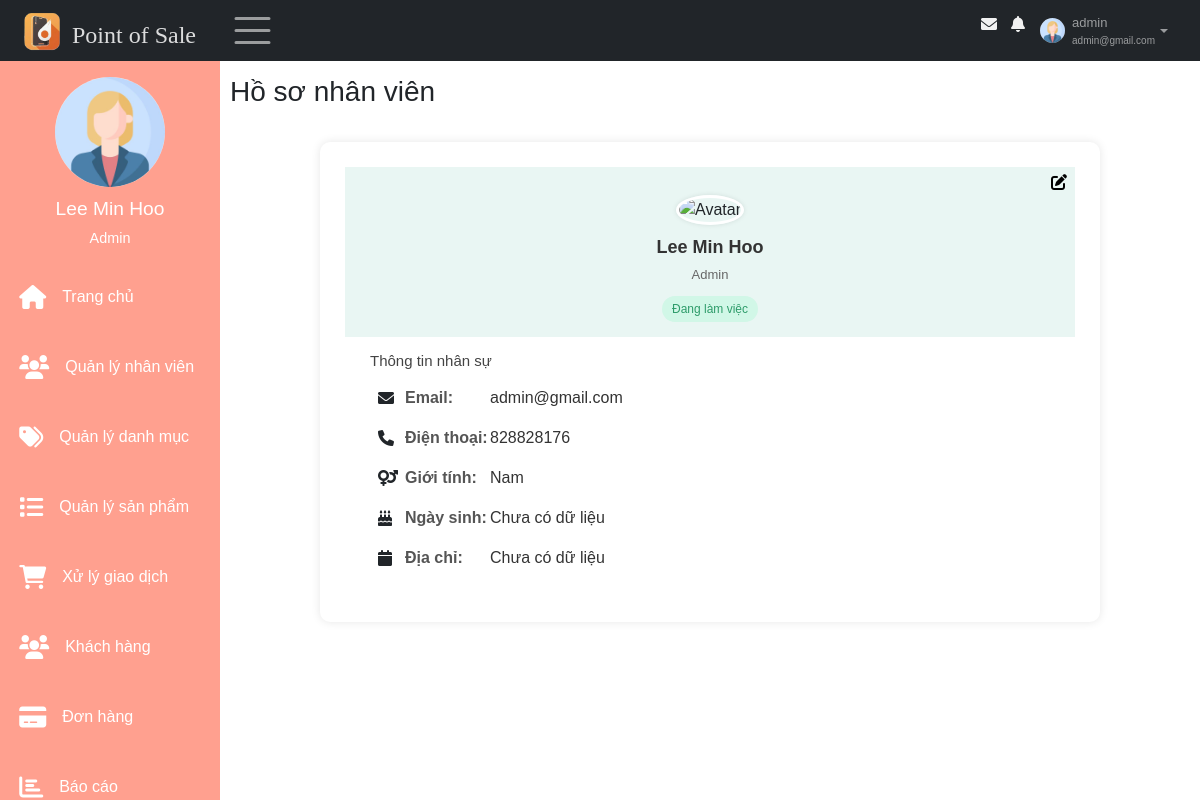
Before: /views/index.php?nav=hoso (signed in) with the older database file.
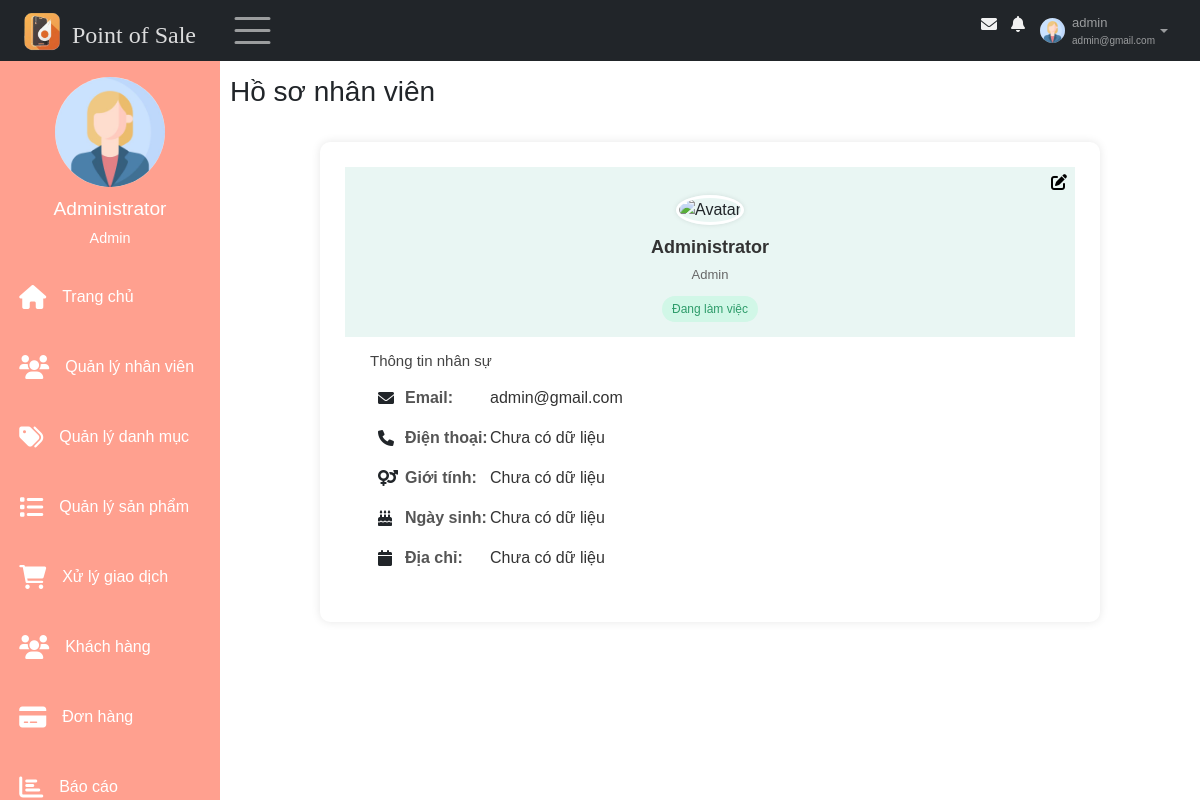
After: the same page with the newer database file.
### tables this page shows
CREATE TABLE `taikhoan` (
  `id` int(11) NOT NULL,
  `id_nhanvien` int(11) NOT NULL,
  `username` varchar(30) NOT NULL,
  `password` varchar(30) NOT NULL,
  `role` enum('Admin','Nhân viên') NOT NULL,
  `trangthai_hd` tinyint(1) NOT NULL,
  `activate_token` varchar(10) DEFAULT NULL,
  `expire_time` int(11) DEFAULT NULL,
  `pass_changed` tinyint(1) DEFAULT NULL,
  `trangthai_khoa` tinyint(1) NOT NULL DEFAULT 0
);

CREATE TABLE `nhanvien` (
  `id` int(11) NOT NULL,
  `hoten` varchar(50) NOT NULL,
  `email` varchar(100) NOT NULL,
  `gioitinh` enum('Nữ','Nam') DEFAULT NULL,
  `sdt` varchar(11) DEFAULT NULL,
  `ngaysinh` date DEFAULT NULL,
  `diachi` varchar(100) DEFAULT NULL,
  `img` varchar(50) DEFAULT NULL
);

### models/quanlyhoso/getProfileNV.php (called while the page is built, shortened)
<?php
    $conn = connectDB();
    if (isset($_GET["id_detail"])) {
        $id = $_GET["id_detail"];
    } else {
        $id = $_SESSION["id"];
    }
    if(empty($_SESSION["id"])) {
        header("Location: ../index.php");
        exit();
    }else{
        $sql = "SELECT nhanvien.*, taikhoan.trangthai_khoa, taikhoan.role FROM nhanvien, taikhoan WHERE nhanvien.id = taikhoan.id_nhanvien AND nhanvien.id =" . $id;
    }
    $result = $conn->query($sql);
    if ($result->num_rows > 0) {
        $row = $result->fetch_assoc();
        $profile_name =  $row["hoten"]??"";
        $profile_role = $row['role']??"";
        $profile_sdt = $row["sdt"]??"";
        $profile_email = $row["email"]??"";
        $profile_gender = $row["gioitinh"]??"";
        $profile_ngaysinh = $row["ngaysinh"]??"";
        $profile_diachi = $row["diachi"]??"";
        $profile_img = $row["img"]??"";
        $profile_trangthai = $row["trangthai_khoa"] == 0 ? 1 : 0;
    }
?>

### views/pages/main/content/hoso.php (the view)
<div class = "main-content " id="main">
    <main>
        <div class = "page-header">
            <div>
                <h3>Hồ sơ nhân viên </h3>
            </div>
        </div>
        <section class="profife-view">
            <div class="profile-container">
                <div class="profile-header">
                    <?php
                        if(isset($_GET['id_detail'])) {
                            ?>
                                <div class="right-actions">
                                    <a href="index.php?sidebar=quanlynhanvien"><i class="fa-solid fa-left-long" style="color: black;"></i></a>
                                </div>
                            <?php
                        } else {
                            ?>
                                <div class="right-actions">
                                    <a href="index.php?nav=hoso&query=sua"><i class='fa fa-edit'></i></a>
                                </div>
                            <?php
                        }
                    ?>
                    <div>
                        <img src="<?=$avtPath?>" alt="Avatar" class="avatar">
                        <h2 class="name"><?=$profile_name?></h2>
                        <p class="position"><?=$profile_role?></p>
                        <?php
                            if($profile_trangthai == 1) {
                                ?><span class="status">Đang làm việc</span><?php
                            } else {
                                ?><span class="status" style="background-color:rgb(251, 189, 189); color:rgb(216, 86, 86);">Tài khoản đã bị khóa</span><?php
                            }
                        ?>
                    </div>
                </div>
                <div class="profile-info">
                <h3>Thông tin nhân sự</h3>
                <div class="info-item">
                    <i class="fa fa-envelope icon"></i>
                    <span class="label">Email:</span>
                    <span class="value"><?=$profile_email?></span>
                </div>
                <div class="info-item">
                    <i class="fa fa-phone icon"></i>
                    <span class="label">Điện thoại:</span>
                    <span class="value"><?= $profile_sdt ?: "Chưa có dữ liệu" ?></span>
                </div>
                <div class="info-item">
                    <i class="fa fa-venus-mars icon"></i>
                    <span class="label">Giới tính:</span>
                    <span class="value"><?=$profile_gender ?: "Chưa có dữ liệu" ?></span>
                </div>
                <div class="info-item">
                    <i class="fa fa-birthday-cake icon"></i>
                    <span class="label">Ngày sinh:</span>
                    <span class="value"><?= $profile_ngaysinh ?: "Chưa có dữ liệu" ?></span>
                </div>
                <div class="info-item">
                    <i class="fa fa-calendar icon"></i>
                    <span class="label">Địa chỉ:</span>
                    <span class="value"><?= $profile_diachi ?: "Chưa có dữ liệu" ?></span>
                </div>
                </div>
            </div>
        </section>
    </main>
</div>

### views/pages/nav.php (shortened to what the changed rows need)
<nav class="navbar navbar-expand-sm bg-dark navbar-dark fixed-top" id="nav">
    <div class="container-fluid">
        <div class="leftnav justify-content-start">
            <a class="logo navbar-brand" href="index.php" data-bs-toggle="tooltip"  title="Về trang chủ">
                <img src="../images/logo.ico" alt="Logo" style="width:40px;" >
                <h4>Point of Sale</h4>
            </a>
            <div class="openclose"><span class="navbar-toggler-icon" style="font-size:30px;cursor:pointer" onclick="open_closeNav() " class = "las la-bars"></span>  </div>
        </div>
        <div class="rightnav justify-content-end">
            <ul  class=" navbar-nav" >
                <li class="nav-item">
                    <a  href="#">
                    <span class = "fa fa-fw fa-envelope"></span>
                    </a></li>
                <li class="nav-item">
                    <a  href="#">
                    <span class = "fa fa-bell"></span>
                    </a></li>
                <li class="nav-item dropdown">
                        <a id="nav-user" class="nav-link dropdown-toggle" href="#" role="button" data-bs-toggle="dropdown">
                            <img id="nav-avatar" src = "../models/quanlyhoso/imagesNV/<?=$profile_img?>" height = "30px"  width = "30px" alt = "Avatar">
                            <div class="infor">
                                <p id ="user"><?= $_SESSION["username"]?></p>
                                <p id="email"><?= $_SESSION["email"]?></p>
                            </div>
                        </a>
                </li>
            </ul>
        </div>
    </div>
</nav>

### views/pages/main/sidebar.php (shortened to what the changed rows need)
<div class="sidebar"  id="mySidebar" >
    <div class="sidebar-user">
        <img src="../models/quanlyhoso/imagesNV/<?=$profile_img?>" height = "70px"  width = "70px" alt = "">
            <div>
                <h3><?=$_SESSION['tennv']?></h3>
                <span><?=$_SESSION['role']?></span>
        </div>
    </div>
    <div class="sidebar-menu">
        <ul >
            <li class="item">
                <a class="link" href="index.php">
                    <span class = "fa fa-home"></span>
                    <p class="item-sidebar">Trang chủ</p>
                </a>
            </li>
            <?php
                if ($_SESSION['role'] == 'Admin') {
                    ?>
                    <li class="item">
                        <a class="link" href="index.php?sidebar=quanlynhanvien">
                            <span class = "fa fa-users"></span>
                            <p class="item-sidebar">Quản lý nhân viên</p>
                        </a>
                    </li>
                <?php
            }?>
            <li class="item">
                <a class="link" href="index.php?sidebar=quanlydanhmuc">
                    <span class = "fa fa-tags"></span>
                    <p class="item-sidebar">Quản lý danh mục</p>
                </a>
            </li>
            <li class="item">
                <a class="link" href="index.php?sidebar=quanlysanpham">
                    <span class = "fa fa-list"></span>
                    <p class="item-sidebar">Quản lý sản phẩm</p>
                </a>
            </li>
            <li class="item">
                <a class="link" href="index.php?sidebar=giaodich">
                    <span class = "fa fa-shopping-cart"></span>
                    <p class="item-sidebar">Xử lý giao dịch</p>
                </a>
            </li>
            <li class="item">
                <a class="link" href="index.php?sidebar=khachhang">
                    <span class = "fa fa-users"></span>
                    <p class="item-sidebar">Khách hàng</p>
                </a>
            </li>
            <li class="item">
                <a class="link" href="index.php?sidebar=donhang">
                    <span class = "fa fa-credit-card"></span>
                    <p class="item-sidebar">Đơn hàng</p>
                </a>
            </li>
            <li class="item">
                <a class="link" href="index.php?sidebar=baocao">
                    <span class = "fa fa-bar-chart"></span>
                    <p class="item-sidebar">Báo cáo</p>
                </a>
            </li>
        </ul>
    </div>
</div>

Changed rows visible on the page:
changed through a linked row, taikhoan "Admin": id_nhanvien.hoten "Lee Min Hoo" → "Administrator"; id_nhanvien.sdt "828828176" → "Chưa có dữ liệu"; id_nhanvien.gioitinh "Nam" → "Chưa có dữ liệu"
Other visible differences:
$_SESSION['tennv']: "Lee Min Hoo" → "Administrator"
